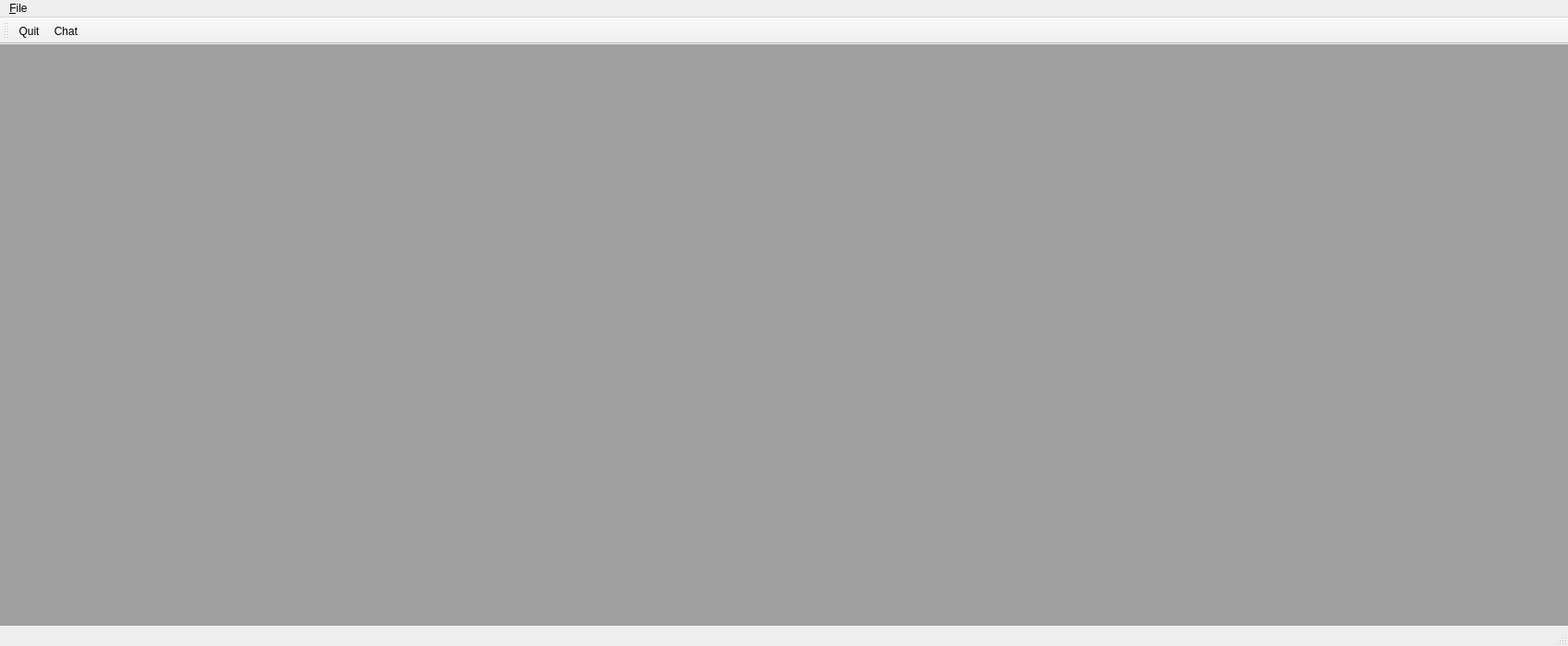
<?xml version="1.0" encoding="UTF-8"?>
<ui version="4.0">
 <class>MainWindow</class>
 <widget class="QMainWindow" name="MainWindow">
  <property name="geometry">
   <rect>
    <x>0</x>
    <y>0</y>
    <width>1700</width>
    <height>700</height>
   </rect>
  </property>
  <property name="windowTitle">
   <string>MainWindow</string>
  </property>
  <widget class="QWidget" name="centralwidget">
   <layout class="QHBoxLayout" name="horizontalLayout">
    <property name="leftMargin">
     <number>0</number>
    </property>
    <property name="topMargin">
     <number>0</number>
    </property>
    <property name="rightMargin">
     <number>0</number>
    </property>
    <property name="bottomMargin">
     <number>0</number>
    </property>
    <item>
     <widget class="QMdiArea" name="mdiArea">
      <property name="viewMode">
       <enum>QMdiArea::TabbedView</enum>
      </property>
      <property name="documentMode">
       <bool>true</bool>
      </property>
      <property name="tabsClosable">
       <bool>false</bool>
      </property>
     </widget>
    </item>
   </layout>
  </widget>
  <widget class="QMenuBar" name="menubar">
   <property name="geometry">
    <rect>
     <x>0</x>
     <y>0</y>
     <width>1700</width>
     <height>17</height>
    </rect>
   </property>
   <widget class="QMenu" name="menu_File">
    <property name="title">
     <string>&amp;File</string>
    </property>
    <addaction name="separator"/>
    <addaction name="actionQuit"/>
   </widget>
   <addaction name="menu_File"/>
  </widget>
  <widget class="QStatusBar" name="statusbar"/>
  <widget class="QToolBar" name="toolBar">
   <property name="windowTitle">
    <string>toolBar</string>
   </property>
   <attribute name="toolBarArea">
    <enum>TopToolBarArea</enum>
   </attribute>
   <attribute name="toolBarBreak">
    <bool>false</bool>
   </attribute>
   <addaction name="actionQuit"/>
   <addaction name="actionChat"/>
  </widget>
  <action name="actionQuit">
   <property name="text">
    <string>Quit</string>
   </property>
  </action>
  <action name="actionClient">
   <property name="text">
    <string>Client</string>
   </property>
   <property name="shortcut">
    <string>Ctrl+1</string>
   </property>
  </action>
  <action name="actionChat">
   <property name="text">
    <string>Chat</string>
   </property>
  </action>
 </widget>
 <resources/>
 <connections>
  <connection>
   <sender>actionQuit</sender>
   <signal>triggered()</signal>
   <receiver>MainWindow</receiver>
   <slot>close()</slot>
   <hints>
    <hint type="sourcelabel">
     <x>-1</x>
     <y>-1</y>
    </hint>
    <hint type="destinationlabel">
     <x>399</x>
     <y>299</y>
    </hint>
   </hints>
  </connection>
 </connections>
</ui>
